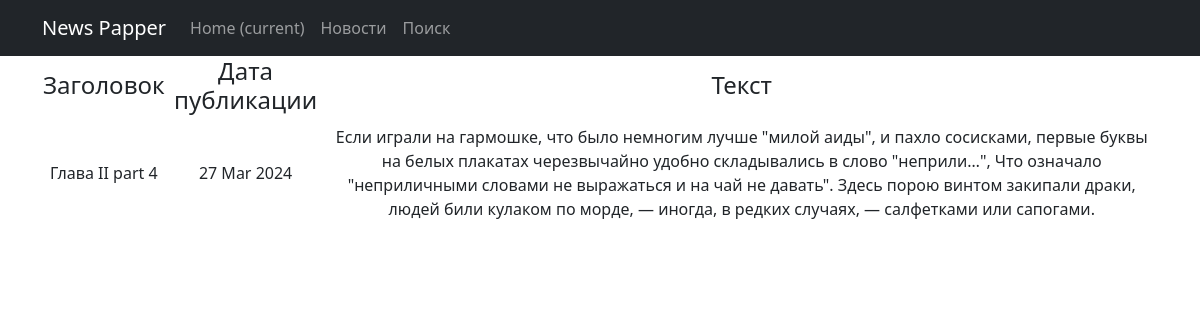
/news/19, run on the app's committed database.
### news/models.py (models this page shows, shortened)
class Post(models.Model):
    author = models.ForeignKey(Author, on_delete=models.CASCADE)
    News = 'NW'
    Article = 'AR'
    CHOISE_CATEGORY = [
        (News, 'Новость'),
        (Article, 'Статья')
    ]
    categoryType = models.CharField(max_length=2, choices=CHOISE_CATEGORY, default=News)
    dateCreation = models.DateTimeField(auto_now_add=True)
    postCategory = models.ManyToManyField(Category, through='PostCategory')
    title = models.CharField(max_length=128)
    text = models.TextField()
    rating = models.SmallIntegerField(default=0)

### news/views.py (the view)
# urls.py: path('<int:pk>', PostDetail.as_view(), name='post_detail'),
class PostDetail(DetailView):
    model = Post
    template_name = 'news.html'
    context_object_name = 'news'
    def get_object(self, *args, **kwargs):
        obj = cache.get(f'Post-{self.kwargs["pk"]}', None)
        print(f'before if {obj}')
        if not obj:
            obj = super().get_object(queryset=self.queryset)
            cache.set(f'Post-{self.kwargs["pk"]}', obj)
            print(f'after if {obj.title}')
            return obj

### news/templatetags/custom_filters.py (called while the page is built)
@register.filter()
def censor(text):
    text = str(text)
    _dict = ["новость", "заглавие", "профессор"]
    for word in _dict:
        w = word.lower()
        text = text.replace(w, w[0]+'*'*(len(w)-1))
        text = text.replace(w.title(), w.title()[0]+'*'*(len(w)-1))
    return text

### templates/news.html (shortened to what this page needs)
{% extends 'flatpages/default.html' %}
{% load custom_filters %}
{% block content %}
        <table>
            <tr>
                <td><h4>Заголовок</h4></td>
                <td><h4>Дата публикации</h4></td>
                <td><h4>Текст</h4></td>
            </tr>
            <tr>
                <td>{{ news.title|censor }}</td>
                <td>{{ news.dateCreation|date:'d M Y' }}</td>
                <td>{{ news.text|censor }}</td>
            </tr>
        </table>
{% endblock content %}

### data on the page
Post: title|censor "Глава II part 4", dateCreation "27 Mar 2024", text|censor "Если играли на гармошке, что было немногим лучше \"милой аиды\", и пахло сосисками, первые буквы на белых плакатах черезвычайно удобно складывались в слово \"неприли…\", Что означало \"неприличными словами не выражаться и на чай не давать\". Здесь порою винтом закипали драки, людей били кулаком по морде, — иногда, в редких случаях, — салфетками или сапогами."
